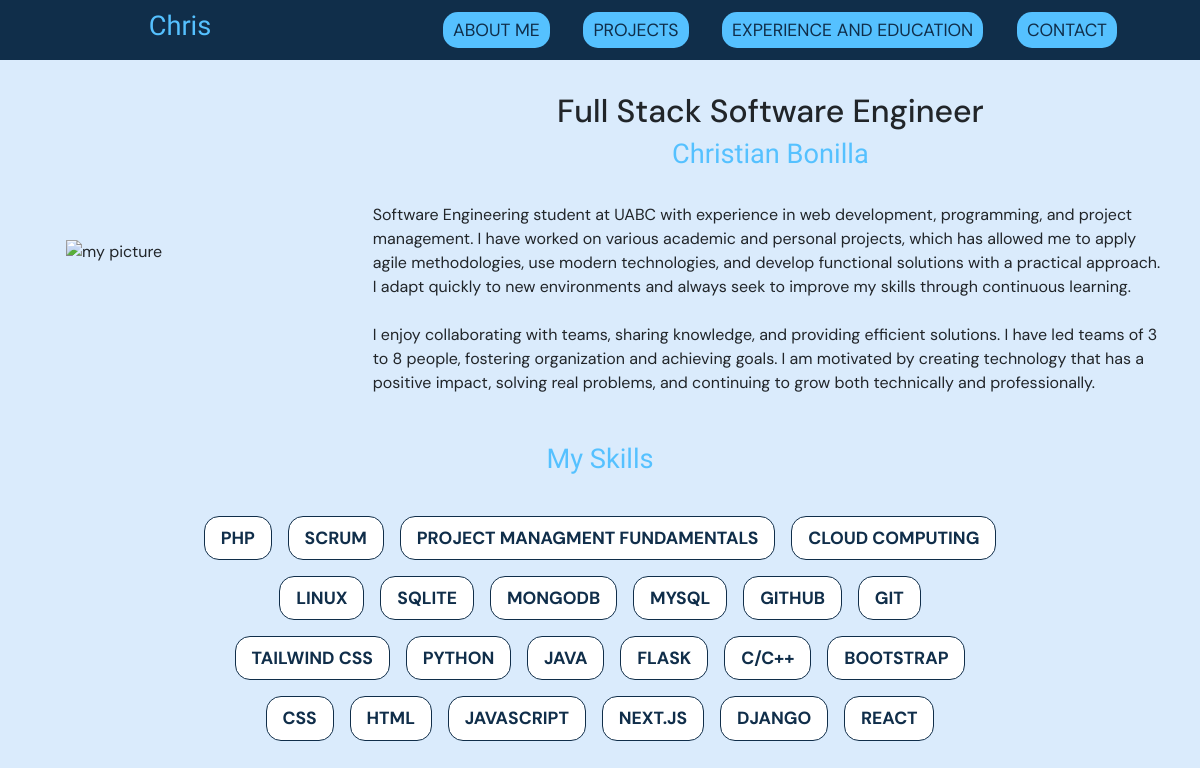
The page / on the database its author committed.
### portfolio/models.py (models this page shows, shortened)
class skill(models.Model):
    name = models.CharField(max_length=100)

### pages/views.py (the view)
# urls.py: path("", views.HomePageView, name="home"),
def HomePageView(request):
    skills = skill.objects.all()
    return  render(request, 'pages/home.html', {'skills': skills})

### templates/pages/home.html (shortened to what this page needs)
{% extends 'base.html' %}
{% load static %}
{% block content %}
<section class="about-section center-row">
    <div class="about-image-container center-row">
        <img src="{% static 'img/picture.png' %}" alt="my picture">
    </div>
    <div class="about-description-container">
        <h1>Full Stack Software Engineer</h1>
        <h2 class="subtitles">Christian Bonilla</h2>
        <p> Software Engineering student at UABC with experience in web development, programming, and project
            management. I have worked on various academic and personal projects, which has allowed me to apply
            agile methodologies, use modern technologies, and develop functional solutions with a practical approach. I
            adapt quickly to new environments and always seek to improve my skills through continuous learning.
            <br><br>
            I enjoy collaborating with teams, sharing knowledge, and providing efficient solutions. I have led teams of
            3
            to 8 people, fostering organization and achieving goals. I am motivated by creating technology that has a
            positive impact, solving real problems, and continuing to grow both technically and professionally.
        </p>
    </div>
</section>
<section class="skills-section center-column">
    <h2 class="subtitles">My Skills</h2>
    <div class="skills-list center-row">
        {% for skill in skills %}
        <label class="text-label">{{ skill.name }}</label>
        {% endfor %}
    </div>
</section>
{% endblock %}

### static/css/base.css (style rules this page uses)
:root { --dm-font: "DM Sans", sans-serif; --orbitron-font: "Orbitron", sans-serif; --primary-color: #102E4A; --secondary-color: #55C1FF; --background-color: #daebfc; --text-color: black; }
html { font-family: var(--dm-font); color: var(--text-color); background-color: var(--background-color); font-size: 16px; }
body { background-color: var(--background-color); font-family: var(--dm-font); }
* { padding: 0px; margin: 0px; }
h1 { font-size: 2rem; }
h2 { font-family: var(--orbitron-font); color: var(--secondary-color); font-size: 1.7rem; }
.subtitles { color: var(--secondary-color); font-size: 1.7rem; text-align: center; }
.text-label { background-color: white; border: 1px solid var(--primary-color); padding: 0.5rem 1rem; padding: 1% 2%; border-radius: 15px; color: var(--primary-color); font-weight: bold; text-transform: uppercase; font-size: 1.1rem; text-align: center; }
p { font-size: 1rem; text-align: left; }
.center-row { display: flex; align-items: center; justify-content: center; }
.center-column { display: flex; flex-direction: column; align-items: center; justify-content: center; }

### static/css/sections.css (style rules this page uses)
.about-section, .skills-section, .projects-section, .experience-education-section, .contact-section { padding: 2rem; }
.skills-section { padding-top: 0px; }
.about-image-container { width: 30%; }
.about-image-container img { width: 80%; }
.about-description-container { width: 70%; text-align: center; }
.about-description-container p { margin-top: 2rem; }
.skills-list { flex-wrap: wrap; width: 70%; gap: 1rem; margin-top: 2rem; }

### rows shown on the page
skill: name "PHP"
skill: name "SCRUM"
skill: name "PROJECT MANAGMENT FUNDAMENTALS"
skill: name "CLOUD COMPUTING"
skill: name "LINUX"
skill: name "SQLITE"
skill: name "MONGODB"
skill: name "MYSQL"
skill: name "GITHUB"
skill: name "GIT"
skill: name "TAILWIND CSS"
skill: name "PYTHON"
skill: name "JAVA"
skill: name "FLASK"
skill: name "C/C++"
skill: name "BOOTSTRAP"
skill: name "CSS"
skill: name "HTML"
skill: name "JAVASCRIPT"
skill: name "NEXT.JS"
skill: name "DJANGO"
skill: name "REACT"
